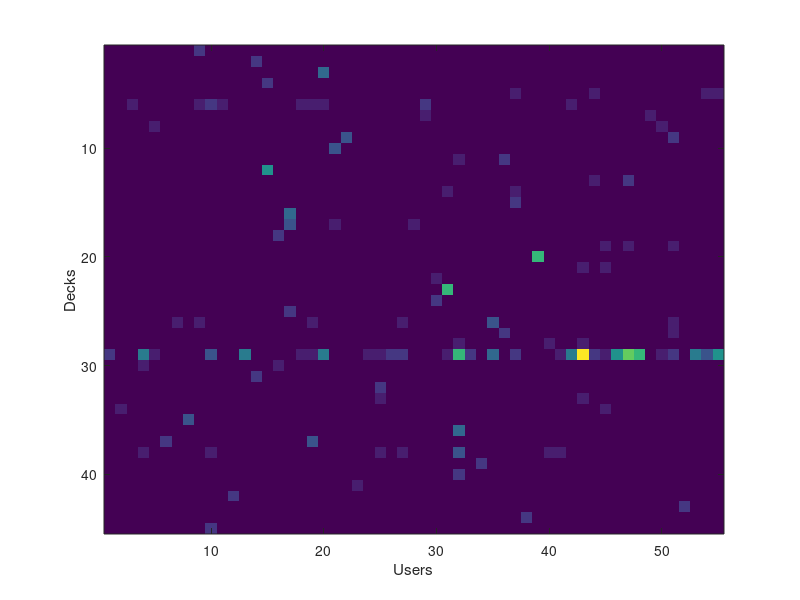

This chart was generated by the following MATLAB code: (Note: this script raises an error after producing the figure.)
%% Machine Learning Online Class
%  Exercise 8 | Anomaly Detection and Collaborative Filtering
%
%  Instructions
%  ------------
%
%  This file contains code that helps you get started on the
%  exercise. You will need to complete the following functions:
%
%     estimateGaussian.m
%     selectThreshold.m
%     cofiCostFunc.m
%
%  For this exercise, you will not need to change any code in this file,
%  or any other files other than those mentioned above.
%

%% =============== Part 1: Loading movie ratings dataset ================
%  You will start by loading the movie ratings dataset to understand the
%  structure of the data.
% 
clear all;

fprintf('Loading movie ratings dataset.\n\n');

%  Load data
% load ('ex8_movies.mat');
% load ('ex8decksusagedata1.mat');
load ('ex8decksusagedata3.mat');

%  Y is a 1682x943 matrix, containing ratings (1-5) of 1682 movies on 
%  943 users
%
%  R is a 1682x943 matrix, where R(i,j) = 1 if and only if user j gave a
%  rating to movie i

%  From the matrix, we can compute statistics like average rating.
% R(1, :) - First row of 0 and 1 for all 943 users
% Y(1, :) - Ratings for Movie 1 for all 943 users
% Y(1, R(1, :)) - Ratings for Movie 1 filter for only ones that are rated
% Y(1, R(0, :)) - Error, 0 not allowed
% fprintf('Average rating for movie 1 (Toy Story): %f / 5\n\n',mean(Y(1, R(1, :))));
% fprintf('Average rating for movie 2 (Golden Eye): %f / 5\n\n',mean(Y(2, R(1, :))));

%  We can "visualize" the ratings matrix by plotting it with imagesc
imagesc(Y);
ylabel('Decks');
xlabel('Users');

fprintf('\nProgram paused. Press enter to continue.\n');
pause;

%% ============ Part 2: Collaborative Filtering Cost Function ===========
%  You will now implement the cost function for collaborative filtering.
%  To help you debug your cost function, we have included set of weights
%  that we trained on that. Specifically, you should complete the code in 
%  cofiCostFunc.m to return J.

%  Load pre-trained weights (X, Theta, num_users, num_movies, num_features)
% load ('ex8_movieParams.mat');
% load ('ex8decksparameters.mat');
% load ('ex8decksparameters2.mat');
load ('ex8decksparameters3.mat');

%  Reduce the data set size so that this runs faster
%  num_users = 55; num_features = 8;
num_movies = 45;
X = X(1:num_movies, 1:num_features);
Theta = Theta(1:num_users, 1:num_features);
Y = Y(1:num_movies, 1:num_users);
R = R(1:num_movies, 1:num_users);

%  Evaluate cost function
J = cofiCostFunc([X(:) ; Theta(:)], Y, R, num_users, num_movies, ...
               num_features, 0);
           
fprintf(['Cost at loaded parameters: %f \n'], J);

fprintf('\nProgram paused. Press enter to continue.\n');
% pause;


%% ============== Part 3: Collaborative Filtering Gradient ==============
%  Once your cost function matches up with ours, you should now implement 
%  the collaborative filtering gradient function. Specifically, you should 
%  complete the code in cofiCostFunc.m to return the grad argument.
%  
fprintf('\nChecking Gradients (without regularization) ... \n');

%  Check gradients by running checkNNGradients
checkCostFunction;

fprintf('\nProgram paused. Press enter to continue.\n');
% pause;


%% ========= Part 4: Collaborative Filtering Cost Regularization ========
%  Now, you should implement regularization for the cost function for 
%  collaborative filtering. You can implement it by adding the cost of
%  regularization to the original cost computation.
%  

%  Evaluate cost function
J = cofiCostFunc([X(:) ; Theta(:)], Y, R, num_users, num_movies, ...
               num_features, 1.5);
           
fprintf(['Cost at loaded parameters (lambda = 1.5): %f \n'], J);

fprintf('\nProgram paused. Press enter to continue.\n');
% pause;


%% ======= Part 5: Collaborative Filtering Gradient Regularization ======
%  Once your cost matches up with ours, you should proceed to implement 
%  regularization for the gradient. 
%

%  
fprintf('\nChecking Gradients (with regularization) ... \n');

%  Check gradients by running checkNNGradients
checkCostFunction(1.5);

fprintf('\nProgram paused. Press enter to continue.\n');
% pause;


%% ============== Part 6: Entering ratings for a new user ===============
%  Before we will train the collaborative filtering model, we will first
%  add ratings that correspond to a new user that we just observed. This
%  part of the code will also allow you to put in your own ratings for the
%  movies in our dataset!
%
% movieList = loadMovieList();
movieList = loadDeckList();

%  Initialize my ratings
my_ratings = zeros(size(movieList, 1), 1);

% Check the file movie_idx.txt for id of each movie in our dataset
% For example, Toy Story (1995) has ID 1, so to rate it "4", you can set
my_ratings(21) = 1;
my_ratings(28) = 1;
my_ratings(29) = 12;
my_ratings(33) = 1;

% The algorithm should exactly predict 3 for the deck ????

% We have selected a few movies we liked / did not like and the ratings we
% gave are as follows:
% my_ratings(7) = 3;
% my_ratings(32)= 2;
% my_ratings(54) = 4;
% my_ratings(64)= 5;
% my_ratings(66)= 3;
% my_ratings(69) = 5;
% my_ratings(183) = 4;
% my_ratings(226) = 5;
% my_ratings(355)= 5;

fprintf('\n\nNew user Live Pitch count:\n');
for i = 1:length(my_ratings)
    if my_ratings(i) > 0 
        fprintf('Rated %d for %s\n', my_ratings(i), movieList{i});
    end
end

fprintf('\nProgram paused. Press enter to continue.\n');
% pause;


%% ================== Part 7: Learning Movie Ratings ====================
%  Now, you will train the collaborative filtering model on a movie rating 
%  dataset of 1682 movies and 943 users
%

fprintf('\nTraining collaborative filtering...\n');

%  Load data
% load('ex8_movies.mat');
% load('ex8decksusagedata1.mat');
load ('ex8decksusagedata3.mat');

%  Y is a 1682x943 matrix, containing ratings (1-5) of 1682 movies by 
%  943 users
%
%  R is a 1682x943 matrix, where R(i,j) = 1 if and only if user j gave a
%  rating to movie i

%  Add our own ratings to the data matrix
Y = [my_ratings Y];
R = [(my_ratings ~= 0) R];

%  Normalize Ratings
% [Ynorm, Ymean] = normalizeRatings(Y, R);

%  Useful Values
num_users = size(Y, 2);
num_movies = size(Y, 1);
num_features = size(X, 2);

% Set Initial Parameters (Theta, X)
X = randn(num_movies, num_features);
Theta = randn(num_users, num_features);
num_users
initial_parameters = [X(:); Theta(:)];

% Set options for fmincg
options = optimset('GradObj', 'on', 'MaxIter', 100);

% Set Regularization
lambda = 10;
theta = fmincg (@(t)(cofiCostFunc(t, Y, R, num_users, num_movies, ...
                                num_features, lambda)), ...
                initial_parameters, options);

% Unfold the returned theta back into U and W
X = reshape(theta(1:num_movies*num_features), num_movies, num_features);
% X - 5 decks x 3 features

Theta = reshape(theta(num_movies*num_features+1:end), ...
                num_users, num_features);
% Theta corresponds to which user ????
% Theta - 944 users x 10 features

fprintf('Learning completed.\n');

fprintf('\ncontinue.\n');
% pause;

%% ================== Part 8: Recommendation for YOU ====================
%  After training the model, you can now make recommendations by computing
%  the predictions matrix.
%

% 1682 movies x 944 users - AVERAGED RATINGS
p = X * Theta';

% 1682 movies x 1 user - MY RATINGS
% Ymean represents average value - normalize or feature scaling
% my_predictions = p(:,1) + Ymean;
my_predictions = p(:, 1);
% my_predictions (my POSSIBLE ratings) - 1682 movies * 1 user (new user)

% movieList - 1682 movies * 1
% movieList = loadMovieList();
movieList = loadDeckList();
% r - values
% ix - index
% [r. ix] = sort ([1, 2, 2, 3, 3, 1], 'descend');
% r = 3   3   2   2   1   1
% ix = 4   5   2   3   1   6
[r, ix] = sort(my_predictions, 'descend');

fprintf('\nTop recommendations for you (User) :\n');
for i=1:size(movieList, 1)
    % j - movie number
    j = ix(i);
    % very likely my_predictions(j) = 5.0 since it is only top 10
    % movieList{j} = name of the movie from original file
    fprintf('Predicting Live Pitch count %.1f for deck id %s\n', my_predictions(j), ...
            movieList{j});
end

fprintf('\n\nOriginal ratings provided:\n');
for i = 1:length(my_ratings)
    if my_ratings(i) > 0 
        fprintf('Rated %d for %s\n', my_ratings(i), ...
                 movieList{i});
    end
end

%% ================ Part 9: Recommendation for similar MOVIE ==================
%  After training the model, you can now make recommendations for similar movies
%  Vectorization: Low Rank Matrix Factorization

movieIndex = 3;
sizeOfSimilarityVector = size(X, 1);
similarity = 100 * ones(sizeOfSimilarityVector, 1);

for i=1:sizeOfSimilarityVector
    if (i != movieIndex)
        similarity(i) = abs(sum(X(movieIndex) - X(i)));
    end
end
[r, ix] = sort(similarity, 'ascend');

fprintf('\nTop 3 SIMILAR decks for %s:\n', movieList{movieIndex});
for i = 1:3
    movieList{ix(i)}
end

%% ================ Part 9: Recommendation for NEW user ==================
%  After training the model, you can now make recommendations for NEW user
%  Vectorization: Mean Normalization
% mean -> sum of ratings / number of ratings -> 1 dimensional vector 
% Y -> Each existing rating - mean value in that row.
% Optimize Theta and X for min cost.
% For user 'j' (ZERO ratings) on movie 'i', (theta' * X(i) + mean(i)) 






